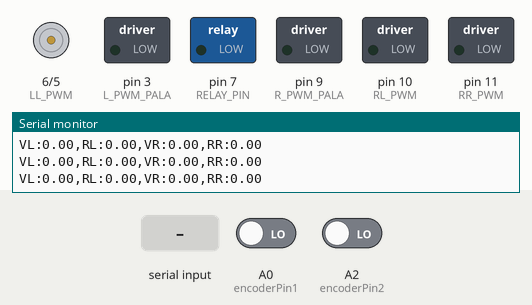
Bench run of a sketch on a simulated Arduino Uno, built with avr-gcc and run on an emulated ATmega328P. Shown: motor-driver pin pairs drawn as motors (green arrow = first pin HIGH = forward, orange = second pin HIGH = backward, longer = more drive), switched loads named in the sketch (green lamp = pin HIGH), the last lines printed to the serial monitor. The test bench sets the inputs (shaded band); at power-on: A0 (encoderPin1) LOW, A2 (encoderPin2) LOW.

Above: at 1.2 s.
1.3 s: "on\n" received over Serial
At 1.8 s:
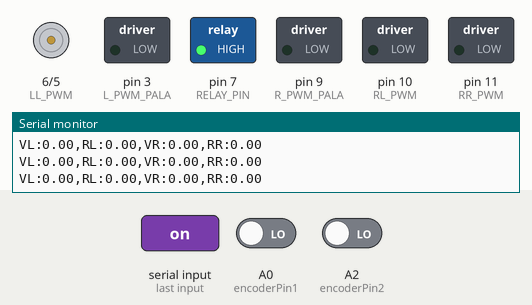
2.8 s: "move,1\n" received over Serial
At 3.1 s:
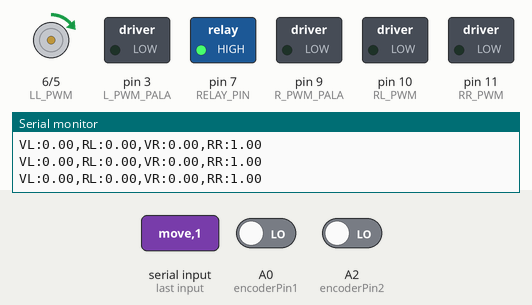
5.8 s: "stop\n" received over Serial
At 6.5 s:
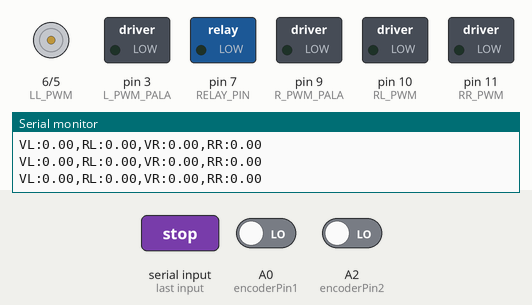
Timing chart, 0 to 8.8 s (numbered marks = the images above; inputs shaded):
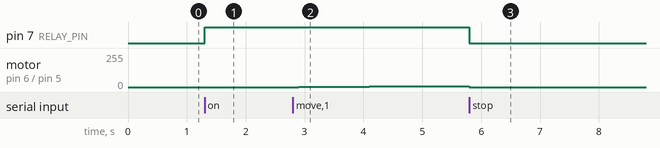

The sketch:

motor_closed_loop_with_shovel_funcional.ino
```cpp
// Pines de motor PWM (ajusta según tu conexión)
const int LL_PWM = 6;
const int LR_PWM = 5;
const int RL_PWM = 10;
const int RR_PWM = 11;

//Pines de Pala
const int L_PWM_PALA = 3;
const int R_PWM_PALA = 9;

const int RELAY_PIN = 7;

const int encoderPin1 = A0; // Encoder Motor L
const int encoderPin2 = A2; // Encoder Motor R

const int endStopLeftFront = 13;
const int endStopLeftBack = 8;
const int endStopRightFront = 2;
const int endStopRightBack = 4;

// Variables encoder
int estadoAnterior_encoder1 = LOW;
int estadoAnterior_encoder2 = LOW;
volatile unsigned int contadorPulsos_encoder1 = 0;
volatile unsigned int contadorPulsos_encoder2 = 0;
const int PULSOS_POR_REV = 480;

// PID parámetros motor L
float Kp1 = 0.5, Ki1 = 2.5, Kd1 = 0.0;
float error_previo1 = 0, integral1 = 0;

// PID parámetros motor R
float Kp2 = 0.5, Ki2 = 2.5, Kd2 = 0.0;
float error_previo2 = 0, integral2 = 0;

// Referencias de velocidad
float velocidad_ref_L = 0, velocidad_ref_R = 0;
float velocidad_ref_L_deseada = 0, velocidad_ref_R_deseada = 0;
float velocidad_pala_ref_L = 0, velocidad_pala_ref_R = 0;
float output1 = 0, output2 = 0;
int velocidad_limite = 150;

// Interpolación
const float incrementoMaximo = 5.0; // RPM por ciclo

// PWM seguro
int direccion_previa_L = 0;
int direccion_previa_R = 0;

// Muestreo
unsigned long tiempoAnterior = 0;
const unsigned int intervaloMuestreo = 100;

// Màquina de estados
enum EstadoRobot {
    DETENIDO,
    MOVIENDO,
    PALA_SUBIENDO,
    PALA_BAJANDO
  };

EstadoRobot estadoRobot = DETENIDO;
bool moviendo_pala = false;

void setup() {
  pinMode(LR_PWM, OUTPUT);
  pinMode(LL_PWM, OUTPUT);
  pinMode(RR_PWM, OUTPUT);
  pinMode(RL_PWM, OUTPUT);
  pinMode(R_PWM_PALA, OUTPUT);
  pinMode(L_PWM_PALA, OUTPUT);
  pinMode(RELAY_PIN, OUTPUT);
  pinMode(encoderPin1, INPUT);
  pinMode(encoderPin2, INPUT);
  pinMode(endStopLeftFront, INPUT);
  pinMode(endStopLeftBack, INPUT);
  pinMode(endStopRightFront, INPUT);
  pinMode(endStopRightBack, INPUT);
  Serial.begin(115200);
  digitalWrite(RELAY_PIN, LOW);
  tiempoAnterior = millis();
}

void loop() {
  // Lectura encoder
  int estadoActual_encoder1 = digitalRead(encoderPin1);
  int estadoActual_encoder2 = digitalRead(encoderPin2);
  if (estadoActual_encoder1 == HIGH && estadoAnterior_encoder1 == LOW) contadorPulsos_encoder1++;
  if (estadoActual_encoder2 == HIGH && estadoAnterior_encoder2 == LOW) contadorPulsos_encoder2++;
  estadoAnterior_encoder1 = estadoActual_encoder1;
  estadoAnterior_encoder2 = estadoActual_encoder2;

  // Cálculo de velocidad
  unsigned long tiempoActual = millis();
  if (tiempoActual - tiempoAnterior >= intervaloMuestreo) {
    float deltaTiempo = (tiempoActual - tiempoAnterior) / 1000.0;

    float rpm1 = ((float)contadorPulsos_encoder1 / PULSOS_POR_REV) / deltaTiempo * 60.0;
    float rpm2 = ((float)contadorPulsos_encoder2 / PULSOS_POR_REV) / deltaTiempo * 60.0;

    Serial.print("VL:"); Serial.print(rpm2);
    Serial.print(",RL:"); Serial.print(velocidad_ref_L);
    Serial.print(",VR:"); Serial.print(rpm1);
    Serial.print(",RR:"); Serial.println(velocidad_ref_R);

    if (digitalRead(RELAY_PIN)) {
      // PID 1
      float error1 = abs(velocidad_ref_R) - rpm1;
      integral1 += error1 * deltaTiempo;
      float derivada1 = (error1 - error_previo1) / deltaTiempo;
      float salida_sin_constrain1 = Kp1 * error1 + Ki1 * integral1 + Kd1 * derivada1;
      output1 = constrain(salida_sin_constrain1, 0, 255);
      if (output1 != salida_sin_constrain1) integral1 -= error1 * deltaTiempo; // Anti-windup
      error_previo1 = error1;

      // PID 2
      float error2 = abs(velocidad_ref_L) - rpm2;
      integral2 += error2 * deltaTiempo;
      float derivada2 = (error2 - error_previo2) / deltaTiempo;
      float salida_sin_constrain2 = Kp2 * error2 + Ki2 * integral2 + Kd2 * derivada2;
      output2 = constrain(salida_sin_constrain2, 0, 255);
      if (output2 != salida_sin_constrain2) integral2 -= error2 * deltaTiempo; // Anti-windup
      error_previo2 = error2;
    }

    // Reset para próxima muestra
    contadorPulsos_encoder1 = 0;
    contadorPulsos_encoder2 = 0;
    tiempoAnterior = tiempoActual;
  }

  // Interpolación suave
//  velocidad_ref_L += constrain(velocidad_ref_L_deseada - velocidad_ref_L, -incrementoMaximo, incrementoMaximo);
//  velocidad_ref_R += constrain(velocidad_ref_R_deseada - velocidad_ref_R, -incrementoMaximo, incrementoMaximo);

  // Control de dirección segura
  int nueva_direccion_L = (velocidad_ref_L >= 0) ? 1 : -1;
  int nueva_direccion_R = (velocidad_ref_R >= 0) ? 1 : -1;

  if (nueva_direccion_L != direccion_previa_L) {
    integral2 = 0;
    error_previo2 = 0;
    analogWrite(LR_PWM, 0); analogWrite(LL_PWM, 0);
    delay(20);
  }
  if (nueva_direccion_R != direccion_previa_R) {
    integral1 = 0;
    error_previo1 = 0;
    analogWrite(RR_PWM, 0); analogWrite(RL_PWM, 0);
    delay(20);
  }

  direccion_previa_L = nueva_direccion_L;
  direccion_previa_R = nueva_direccion_R;

  switch (estadoRobot) {
    case DETENIDO:
      // Apagar todos los motores
      analogWrite(LR_PWM, 0); analogWrite(LL_PWM, 0);
      analogWrite(RR_PWM, 0); analogWrite(RL_PWM, 0);
      analogWrite(L_PWM_PALA, 0); analogWrite(R_PWM_PALA, 0);
      break;

    case MOVIENDO:
      if (velocidad_ref_L >= 0) {
        analogWrite(LR_PWM, 0); analogWrite(LL_PWM, output1);
      } else {
        analogWrite(LR_PWM, output1); analogWrite(LL_PWM, 0);
      }

      if (velocidad_ref_R >= 0) {
        analogWrite(RR_PWM, 0); analogWrite(RL_PWM, output2);
      } else {
        analogWrite(RR_PWM, output2); analogWrite(RL_PWM, 0);
      }

      // Detener pala por seguridad
      analogWrite(L_PWM_PALA, 0); analogWrite(R_PWM_PALA, 0);
      break;

    case PALA_BAJANDO:
      if (digitalRead(endStopLeftFront) == LOW || digitalRead(endStopRightFront) == LOW) {
        moviendo_pala = false;
        estadoRobot = DETENIDO;
      } else {
        analogWrite(R_PWM_PALA, 0);
        analogWrite(L_PWM_PALA, abs(velocidad_pala_ref_L));
      }
      break;

    case PALA_SUBIENDO:
      if (digitalRead(endStopLeftBack) == LOW || digitalRead(endStopRightBack) == LOW) {
        estadoRobot = PALA_BAJANDO;
      } else {
        analogWrite(LR_PWM, 0); analogWrite(LL_PWM, 0);
        analogWrite(RR_PWM, 0); analogWrite(RL_PWM, 0);
        analogWrite(R_PWM_PALA, abs(velocidad_pala_ref_L));
        analogWrite(L_PWM_PALA, 0);
      }
      break;
  }

  verificarComando(); // Leer comandos desde Serial
}

void verificarComando() {
  if (Serial.available()) {
    String comando = Serial.readStringUntil('\n');
    Serial.println(comando);
    comando.trim();

    if (comando == "on") {
      digitalWrite(RELAY_PIN, HIGH);
      Serial.println("Ready");
      velocidad_ref_L = 0;
      velocidad_ref_R = 0;
      velocidad_pala_ref_L = 0;
      velocidad_pala_ref_R = 0;
      integral1 = 0; integral2 = 0;
      error_previo1 = 0; error_previo2 = 0;
      moviendo_pala = false;
    } else if (comando == "stop") {
      digitalWrite(RELAY_PIN, LOW);
      Serial.println("Emergency Stop");
      velocidad_ref_L = 0;
      velocidad_ref_R = 0;
      velocidad_pala_ref_L = 0;
      velocidad_pala_ref_R = 0;
      integral1 = 0; integral2 = 0;
      error_previo1 = 0; error_previo2 = 0;
      estadoRobot = DETENIDO;
      moviendo_pala = false;

    } else if (comando.indexOf(",") > 0) {
      int firstComa = comando.indexOf(",");
      int lastComa = comando.lastIndexOf(",");
      String accion = comando.substring(0, firstComa);

      if (accion == "move" && digitalRead(RELAY_PIN) && moviendo_pala == false) {
        velocidad_ref_L = comando.substring(firstComa + 1, lastComa).toInt();
        velocidad_ref_R = comando.substring(lastComa + 1).toInt();
        velocidad_pala_ref_L = 0;
        velocidad_pala_ref_R = 0;
        estadoRobot = MOVIENDO;

        if (velocidad_ref_L > velocidad_limite) {
          velocidad_ref_L = velocidad_limite;
        } else if (velocidad_ref_L < -velocidad_limite) {
          velocidad_ref_L = -velocidad_limite;
        }
        if (velocidad_ref_R > velocidad_limite){
          velocidad_ref_R = velocidad_limite;
        }
        else if (velocidad_ref_R < -velocidad_limite){
          velocidad_ref_R = -velocidad_limite;
        }
      } else if (accion == "shovel" && digitalRead(RELAY_PIN) && moviendo_pala == false) {
        moviendo_pala = true;
        velocidad_ref_L = 0;
        velocidad_ref_R = 0;
        velocidad_pala_ref_L = comando.substring(firstComa + 1, lastComa).toInt();
        velocidad_pala_ref_R = comando.substring(lastComa + 1).toInt();
        estadoRobot = PALA_SUBIENDO;
      }
    }

    // Reset PID (comentar para que no se reinicie)
//    integral1 = 0; integral2 = 0;
//    error_previo1 = 0; error_previo2 = 0;
  }
}
```

Measured:
- after the input at 1.3 s, pin 7 (RELAY_PIN): LOW → HIGH at once
- after the input at 2.8 s, motor on pin 6 (LL_PWM) / pin 5 (LR_PWM): moves from stopped to forward 7/255 over 2.5 s, starting after 0.10 s
- after the input at 5.8 s, pin 7 (RELAY_PIN): HIGH → LOW at once
